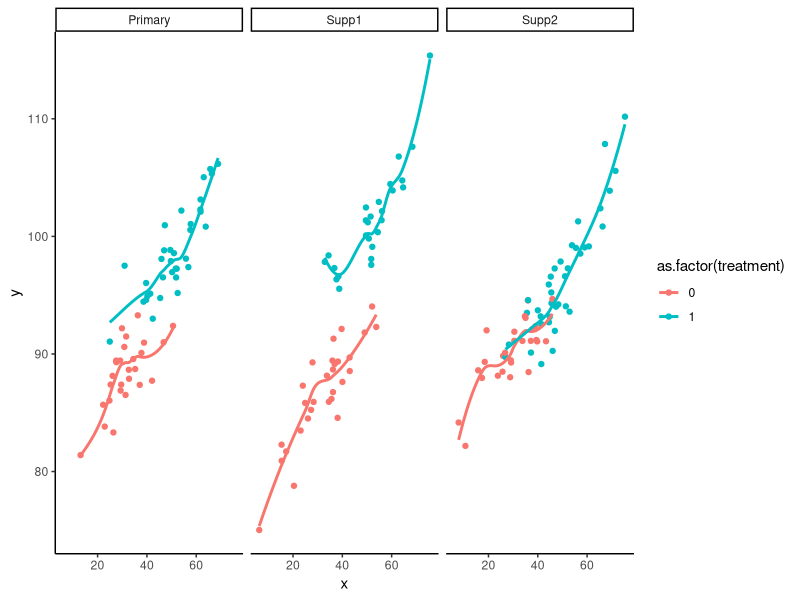

Recreate this plot in R. (Note: this script raises an error after producing the figure.)
set.seed(322)

n <- 60
ns <- 3
N <- ns * n

A <- rbinom(N, 1, 0.5)
s <- c("Primary", "Supp1", "Supp2")
S <- sample(s, N, replace = TRUE)
o <- c(0, -1, 1)[match(S, s)]

X <- rnorm(N, 30 + 20 * A, sd = 10)

Y0 <- rnorm(N, 72 + 3 * sqrt(X) + o * 2, 2)
Y1 <- rnorm(N, 90 + exp(0.04 * X) - o * 2, 2)
Y <- A * Y1 + (1 - A) * Y0
C <- rbinom(n, 1, plogis(0.05 * X))

adapt <- data.frame(
  y = Y,
  x = X,
  source = S,
  # treatment = factor(A)
  treatment = A,
  compliant = C
)

adapt <- adapt[order(adapt$source), ]
rownames(adapt) <- NULL

library(ggplot2)
ggplot(data = adapt, mapping = aes(x = x, y = y, color = as.factor(treatment))) +
  geom_point() +
  geom_smooth(se = FALSE) +
  facet_wrap(~ source) +
  theme_classic()

save("adapt", file = "./data/adapt.RData")
